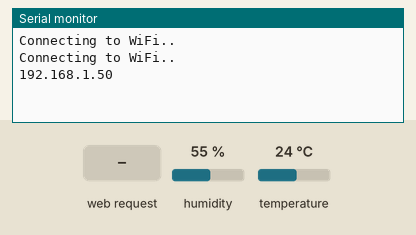
Recording of a sketch running on a simulated ESP32. Parts: the last lines printed to the serial monitor. The inputs (shaded band) are chosen by the test bench; at power-on: humidity 55 %, temperature 24 °C. WiFi joins after 1.5 s; servers stay silent unless stated.

Above: at 3.2 s.
3.3 s: HTTP request GET /moisture received
At 3.6 s:
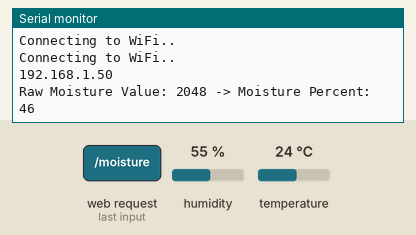
4.8 s: HTTP request GET /temperature received
At 5.6 s:
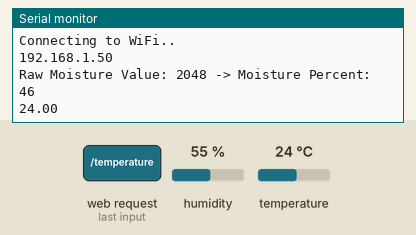

The sketch:

GroundSensorCode_v2.2.ino
```cpp
/*********
  Rui Santos
  Complete project details at https://randomnerdtutorials.com
*********/

// Import required libraries
#include "WiFi.h"
#include "ESPAsyncWebServer.h"
#include <Adafruit_Sensor.h>
#include <DHT.h>

#define MOISTURE_LEVEL_PIN 32


// Replace with your network credentials
const char* ssid = "Galaxy A52s 5G7F2E";
const char* password = "Frog1453";

#define DHTPIN 33     // Digital pin connected to the DHT sensor

// Uncomment the type of sensor in use:
//#define DHTTYPE    DHT11     // DHT 11
#define DHTTYPE    DHT11    // DHT 22 (AM2302)
//#define DHTTYPE    DHT21     // DHT 21 (AM2301)

/*DECLARATIONS*/
DHT dht(DHTPIN, DHTTYPE);

// Create AsyncWebServer object on port 80
AsyncWebServer server(80);

String readDHTTemperature() {
  // Sensor readings may also be up to 2 seconds 'old' (its a very slow sensor)
  // Read temperature as Celsius (the default)
  float t = dht.readTemperature();
  // Read temperature as Fahrenheit (isFahrenheit = true)
  //float t = dht.readTemperature(true);
  // Check if any reads failed and exit early (to try again).
  if (isnan(t)) {
    Serial.println("Failed to read from DHT sensor!");
    return "--";
  }
  else {
    Serial.println(t);
    return String(t);
  }
}


// Define moisture return function
String readMoisture(void) {
  int moistureValue = analogRead(MOISTURE_LEVEL_PIN);
  int moisturePercent = map(moistureValue, 800, 3500, 0, 100);
  if (moisturePercent > 100) moisturePercent = 100;
  if (moisturePercent < 0) moisturePercent = 0;

  Serial.print("Raw Moisture Value: ");
  Serial.print(moistureValue);
  Serial.print(" -> Moisture Percent: ");
  Serial.println(moisturePercent);

  String moisturePercentStr = String(moisturePercent);
  return moisturePercentStr;
}

String readDHTHumidity() {
  // Sensor readings may also be up to 2 seconds 'old' (its a very slow sensor)
  float h = dht.readHumidity();
  if (isnan(h)) {
    Serial.println("Failed to read from DHT sensor!");
    return "--";
  }
  else {
    Serial.println(h);
    return String(h);
  }
}

const char index_html[] PROGMEM = R"rawliteral(
<!DOCTYPE HTML><html>
<head>
  <meta name="viewport" content="width=device-width, initial-scale=1">
  <link rel="stylesheet" href="https://use.fontawesome.com/releases/v5.7.2/css/all.css" integrity="sha384-fnmOCqbTlWIlj8LyTjo7mOUStjsKC4pOpQbqyi7RrhN7udi9RwhKkMHpvLbHG9Sr" crossorigin="anonymous">
  <style>
    html {
     font-family: Arial;
     display: inline-block;
     margin: 0px auto;
     text-align: center;
    }
    h2 { font-size: 3.0rem; }
    p { font-size: 3.0rem; }
    .units { font-size: 1.2rem; }
    .dht-labels{
      font-size: 1.5rem;
      vertical-align:middle;
      padding-bottom: 15px;
    }
  </style>
</head>
<body>
  <h2>ESP32 DHT Server</h2>
  <p>
    <i class="fas fa-thermometer-half" style="color:#059e8a;"></i>
    <span class="dht-labels">Temperature</span>
    <span id="temperature">%TEMPERATURE%</span>
    <sup class="units">&deg;C</sup>
  </p>
  <p>
    <i class="fas fa-tint" style="color:#00add6;"></i>
    <span class="dht-labels">Humidity</span>
    <span id="humidity">%HUMIDITY%</span>
    <sup class="units">&percnt;</sup>
  </p>
  <p>
    <span class="dht-labels">Moisture</span>
    <span id="moisture">%MOISTURE%</span>
    <sup class="units">&percnt;</sup>
    </p>
</body>
<script>
// Fetch Temperature every 10 seconds
setTimeout(function () {
  setInterval(function () {
    var xhttp = new XMLHttpRequest();
    xhttp.onreadystatechange = function () {
      if (this.readyState == 4 && this.status == 200) {
        document.getElementById("temperature").innerHTML = this.responseText;
      }
    };
    xhttp.open("GET", "/temperature", true);
    xhttp.send();
  }, 10000);  // Every 10 seconds
}, 0);  // No delay for temperature (starts immediately)

// Fetch Humidity every 10 seconds, but start after 3 seconds
setTimeout(function () {
  setInterval(function () {
    var xhttp = new XMLHttpRequest();
    xhttp.onreadystatechange = function () {
      if (this.readyState == 4 && this.status == 200) {
        document.getElementById("humidity").innerHTML = this.responseText;
      }
    };
    xhttp.open("GET", "/humidity", true);
    xhttp.send();
  }, 10000);  // Every 10 seconds
}, 3000);  // 3-second delay for first humidity request

// Fetch Moisture every 10 seconds, but start after 6 seconds
setTimeout(function () {
  setInterval(function () {
    var xhttp = new XMLHttpRequest();
    xhttp.onreadystatechange = function () {
      if (this.readyState == 4 && this.status == 200) {
        document.getElementById("moisture").innerHTML = this.responseText;
      }
    };
    xhttp.open("GET", "/moisture", true);
    xhttp.send();
  }, 10000);  // Every 10 seconds
}, 6000);  // 6-second delay for first moisture request
</script>
</html>)rawliteral";

// Replaces placeholder with DHT values
String processor(const String& var){
  //Serial.println(var);
  if(var == "TEMPERATURE"){
    return readDHTTemperature();
  }
  else if(var == "HUMIDITY"){
    return readDHTHumidity();
  }
  else if(var == "MOISTURE"){
    return readMoisture();
  }
  return String();
}

void setup(){
  // Serial port for debugging purposes
  Serial.begin(115200);

  dht.begin();

  // Connect to Wi-Fi
  WiFi.begin(ssid, password);
  while (WiFi.status() != WL_CONNECTED) {
    delay(1000);
    Serial.println("Connecting to WiFi..");
  }

  // Print ESP32 Local IP Address
  Serial.println(WiFi.localIP());

  // Route for root / web page
  server.on("/", HTTP_GET, [](AsyncWebServerRequest *request){
    request->send_P(200, "text/html", index_html, processor);
  });
  server.on("/temperature", HTTP_GET, [](AsyncWebServerRequest *request){
    request->send_P(200, "text/plain", readDHTTemperature().c_str());
  });
    server.on("/moisture", HTTP_GET, [](AsyncWebServerRequest *request){
    request->send_P(200, "text/plain", readMoisture().c_str());
  });
  server.on("/humidity", HTTP_GET, [](AsyncWebServerRequest *request){
    request->send_P(200, "text/plain", readDHTHumidity().c_str());
  });

  // Start server
  server.begin();
}

void loop(){
  // // Wait a few seconds between measurements.
  // delay(2000);

  // // Reading temperature or humidity takes about 250 milliseconds!
  // // Sensor readings may also be up to 2 seconds 'old' (its a very slow sensor)
  // float h = dht.readHumidity();
  // // Read temperature as Celsius (the default)
  // float t = dht.readTemperature();
  // // Read temperature as Fahrenheit (isFahrenheit = true)
  // float f = dht.readTemperature(true);

  // // Check if any reads failed and exit early (to try again).
  // if (isnan(h) || isnan(t) || isnan(f)) {
  //   Serial.println(F("Failed to read from DHT sensor!"));
  //   return;
  // }

  // // Compute heat index in Fahrenheit (the default)
  // float hif = dht.computeHeatIndex(f, h);
  // // Compute heat index in Celsius (isFahreheit = false)
  // float hic = dht.computeHeatIndex(t, h, false);

  // Serial.print(F("Humidity: "));
  // Serial.print(h);
  // Serial.print(F("%  Temperature: "));
  // Serial.print(t);
  // Serial.print(F("°C "));
  // Serial.print(f);
  // Serial.print(F("°F  Heat index: "));
  // Serial.print(hic);
  // Serial.print(F("°C "));
  // Serial.print(hif);
  // Serial.println(F("°F"));

  // Serial.println(analogRead(MOISTURE_LEVEL_PIN));

  // // Serial.println(analogRead(MOISTURE_LEVEL_PIN));
}
```

Measured:
- after the input at 3.3 s, the serial monitor: prints a new line at once (image 1)
- after the input at 4.8 s, the serial monitor: prints a new line at once (image 2)
